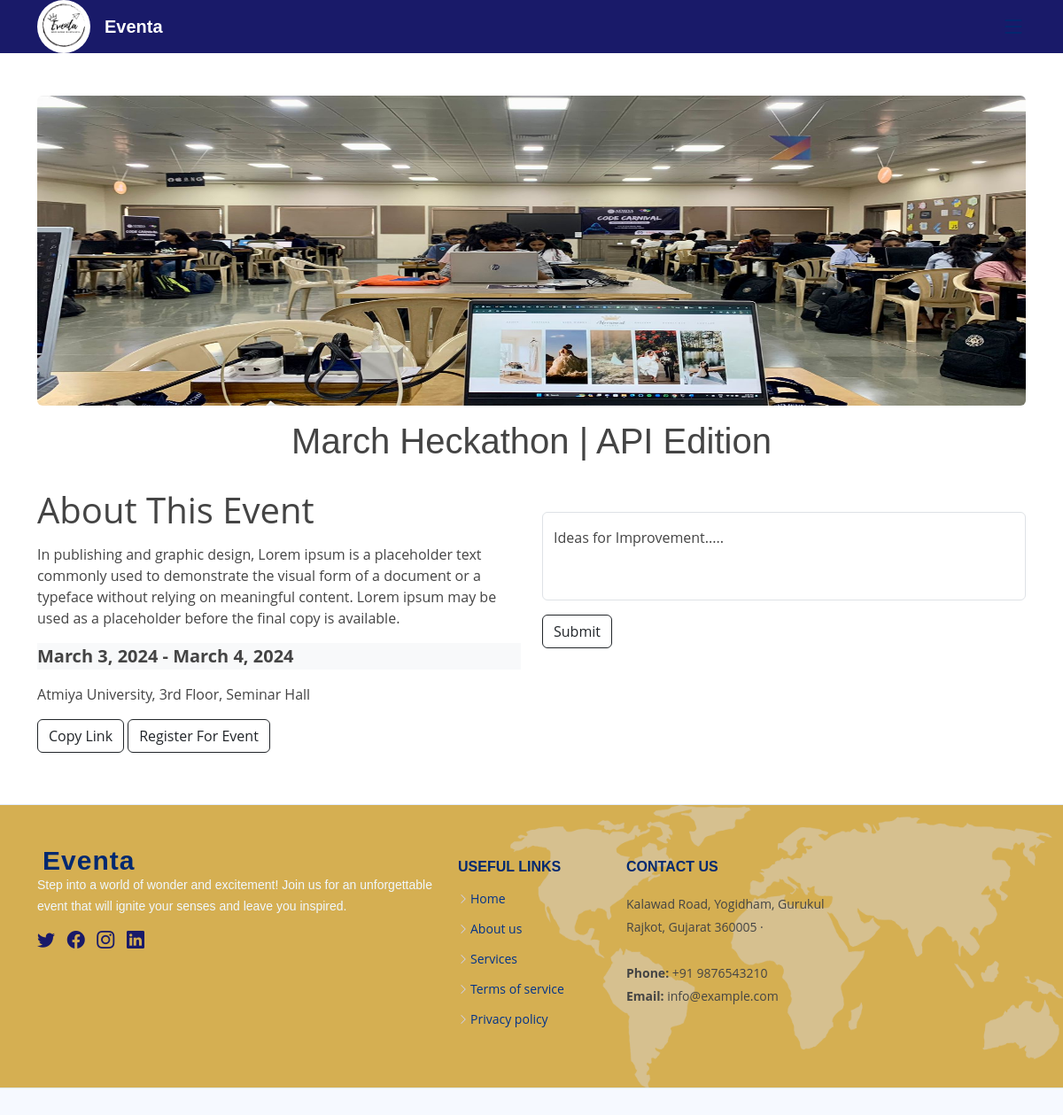
Page /event/1/ (signed in) on the committed database.
### event/models.py (models this page shows, shortened)
class Event(models.Model):
    category = models.ForeignKey(EventCategory, on_delete=models.CASCADE)
    name = models.CharField(max_length=255, unique=True)
    uid = models.PositiveIntegerField(unique=True)
    description = models.TextField()
    image = models.ImageField(upload_to='event_category/', null=True, blank=True)
    select_scheduled_status = (
        ('yet to scheduled', 'Yet to Scheduled'),
        ('scheduled', 'Scheduled')
    )
    scheduled_status = models.CharField(max_length=25, choices=select_scheduled_status)
    venue = models.CharField(max_length=255)
    start_date = models.DateField()
    end_date = models.DateField()
    created_user = models.ForeignKey(User, on_delete=models.CASCADE, blank=True, null=True,
                                     related_name='event_created_user')
    updated_user = models.ForeignKey(User, on_delete=models.CASCADE, blank=True, null=True,
                                     related_name='event_updated_user')
    created_date = models.DateField(auto_now_add=True)
    updated_date = models.DateField(auto_now_add=True)
    status_choice = (
        ('disabled', 'Disabled'),
        ('active', 'Active'),
        ('deleted', 'Deleted'),
        ('time out', 'Time Out'),
        ('completed', 'Completed'),
        ('cancel', 'Cancel'),
    )
    status = models.CharField(choices=status_choice, max_length=10)
    participants = models.ManyToManyField(User, blank=True, related_name='events')

### event/views.py (the view)
# urls.py: path('event/<int:pk>/', views.event_page, name='event'),
def event_page(request, pk):
    if request.user.is_authenticated:
        event = Event.objects.get(id=pk)
        registered = request.user.events.filter(id=event.id).exists()
        context = {'event': event, 'registered': registered}
    else:
        return redirect('login')
    return render(request, 'event.html', context)

### event/templates/event.html (shortened to what this page needs)
{% extends 'base.html' %}
{% block content %}
<div class="container mt-5 min-vh-100">
        <img src="{{event.image.url}}" class="d-block w-100 img-fluid rounded" style="height:350px">
        <h1 class="text-center mt-3">{{event.name}}</h1>
        <div class="row">
            <div class="col-md-6 mb-5">
                <div class="mt-3">
                    <label class="fs-1">About This Event</label>
                    <p>{{event.description}}</p>
                    <p class="bg-light fs-5 fw-bold ">{{event.start_date}} - {{event.end_date}}</p>
                    <p>{{event.venue}}</p>
                    <div type="button" class="btn btn-outline-dark copy-link-btn" data-event-id="{{ event.id }}">Copy Link</div>
                    {% if registered %}
                    <label class="fw-bold mt-2 ms-2 text-danger">You are already registered</label>
                    {% else %}
                    <a class="btn btn-outline-dark" href="{% url 'event-confirmation' event.id %}">Register For Event </a>
                    {% endif %}
                </div>
            </div>
            <div class="col-md-6 mt-5">
                <form method="POST" action="{% url 'event_suggestion' event.id %}">
                    <div class="form-floating">
                      <input type="text" class="form-control" placeholder="Leave a comment here" id="floatingTextarea2" style="height: 100px" name="suggest"></input>
                      <label for="floatingTextarea2">Ideas for Improvement..... </label>
                        </div>
                      <input type="submit" class="btn btn-outline-dark mt-3 mb-5">
                </form>
            </div>
        </div>
</div>
{% endblock content %}

### event/static/assets/css/style.css (style rules this page uses)
:root { scroll-behavior: smooth; }
body { font-family: "Open Sans", sans-serif; color: #444444; }
a { color: #4154f1; text-decoration: none; }
h1, h2, h3, h4, h5, h6 { font-family: "Nunito", sans-serif; }

### rows in the picture
Event: image (picture), name "March Heckathon | API Edition", description "In publishing and graphic design, Lorem ipsum is a placeholder text commonly used to demonstrate the visual form of a document or a typeface without relying on meaningful content. Lorem ipsum may be used as a placeholder before the final copy is available.", start_date "March 3, 2024", end_date "March 4, 2024", venue "Atmiya University, 3rd Floor, Seminar Hall"
